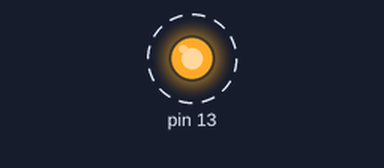
The sketch below on a simulated Arduino Uno, built with avr-gcc and run on an emulated ATmega328P. Shown: output pins drawn as LEDs (lit = HIGH). Dashed ring = blinking.

Above: at 0.05 s.
Timing chart, 0 to 3.0 s (numbered marks = the images above):
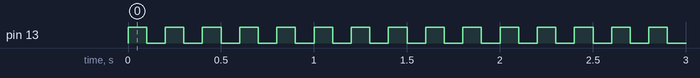

The sketch:

Arduino_Test01.ino
```cpp
#include "Led.h"

Led led(13);

void setup()
{
}

void loop()
{
  led.on();
  delay(100);
  led.off();
  delay(100);
}
```

Led.cpp
```cpp
#include "Arduino.h"
#include "Led.h"

Led::Led(int pin)
{
  pinMode(pin, OUTPUT);
  _pin = pin;
}

void Led::on()
{
  digitalWrite(_pin, HIGH);
}

void Led::off()
{
  digitalWrite(_pin, LOW);
}
```

Led.h
```cpp
#ifndef Led_h
#define Led_h

#include "Arduino.h"

class Led
{
  public:
    Led(int pin);
    void on();
    void off();

  private:
    int _pin;
};
#endif
```

Measured:
- by itself, pin 13: alternates HIGH for 0.10 s and LOW for 0.10 s
